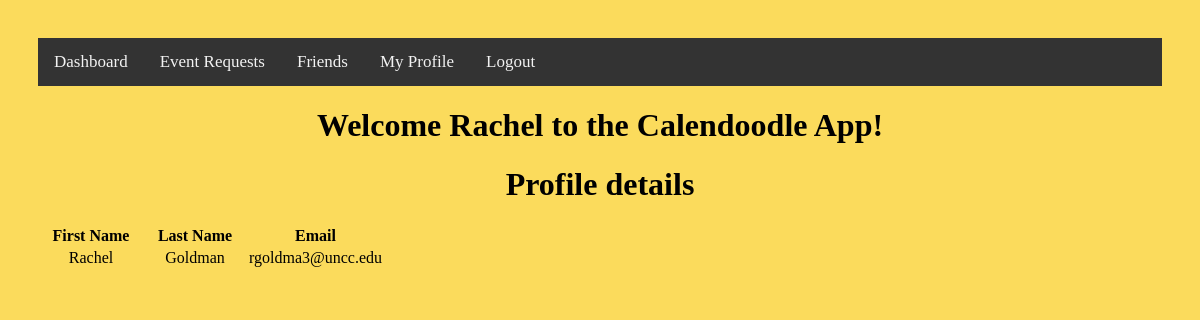
The app's page /profile (signed in) with its own data.
### models.py (models this page shows, shortened)
class User(db.Model):
    id = db.Column("id", db.Integer, primary_key=True)
    first_name = db.Column("first_name", db.String(100))
    last_name = db.Column("last_name", db.String(100))
    email = db.Column("email", db.String(100))
    password = db.Column(db.String(255), nullable=False)
    registered_on = db.Column(db.DateTime, nullable=False)
    events = db.relationship("Event", backref="user", lazy=True)

### flask_jubjub.py (the view)
@app.route('/profile')
def get_profile():
    if session.get('user'):
        curr_user = db.session.query(User).filter_by(first_name=session['user']).one()
        return render_template('profile.html', user=curr_user)
    else:
        return redirect(url_for('login'))

### templates/profile.html (shortened to what this page needs)
<!DOCTYPE html>
<html lang="en">
    <head>
        <link rel="stylesheet" href="{{ url_for('static', filename='main.css') }}">
        <link rel="stylesheet" href="{{ url_for('static', filename='forms.css') }}">
    </head>
    <body>
        <div class="topnav">
                <a href="{{ url_for('get_events') }}">Dashboard</a>
                <a href="{{ url_for('get_events') }}">Event Requests</a>
                <a>Friends</a>
                <a href="{{ url_for('get_profile') }}">My Profile</a>
            {% if user.first_name %}
                    <a href="{{ url_for('logout') }}">Logout</a>
            {% else %}
                    <a href="{{ url_for('login') }}">Sign In</a>
            {% endif %}
        </div>
        <h1>Welcome {{ user.first_name }} to the Calendoodle App!</h1>
        <h1>Profile details</h1>
        <table>
            <tr>
                <th>First Name</th>
                <th>Last Name</th>
                <th>Email</th>
            </tr>
            <tr>
                <td>{{ user.first_name }}</td>
                <td>{{ user.last_name }}</td>
                <td>{{ user.email }}</td>
            </tr>
        </table>
    </body>
</html>

### static/main.css (style rules this page uses)
body { padding: 30px 30px; background: #fbdb5c; }
h1 { color: black; text-align: center; }
.topnav { overflow: hidden; background-color: #333; }
.topnav a { float: left; color: #f2f2f2; text-align: center; padding: 14px 16px; text-decoration: none; font-size: 17px; }
.tableFormat tr, td { width: 100px; text-align: center; margin-left: auto; margin-right: auto; border-color: #4d5060; }

### records on screen
User: first_name "Rachel", last_name "Goldman", email "rgoldma3@uncc.edu"
